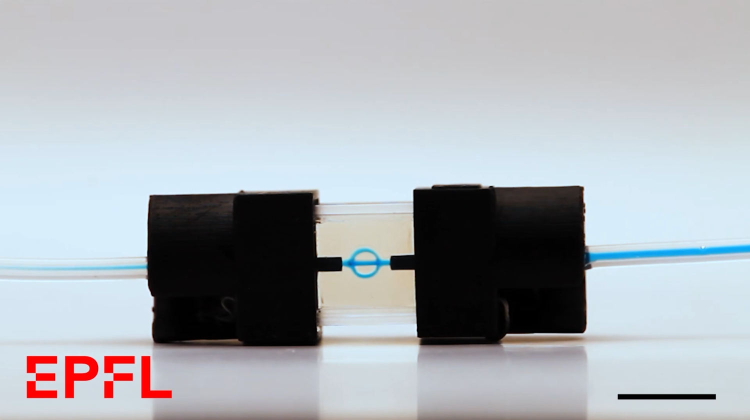
#> input picture channel.jpg, 1500 x 840 px (shown at 1/2 size)
$ python generate_nice_pattern.py ../channel.jpg 1.0 out.png
#> lines starting #> are read from the running program, lines starting #| are printed output that depends on the picture
import numpy as np
import matplotlib.pyplot as plt
import matplotlib
import sys
from PIL import Image

def add_axes_to_png():
    # Get arguments
    png_path = sys.argv[1]  # input PNG path
    pixel_size_mm = float(sys.argv[2])  # pixel size in mm
    output_path = sys.argv[3]  # output filename

    # Load PNG image and convert to grayscale
    img = Image.open(png_path).convert('L')  # Convert to grayscale
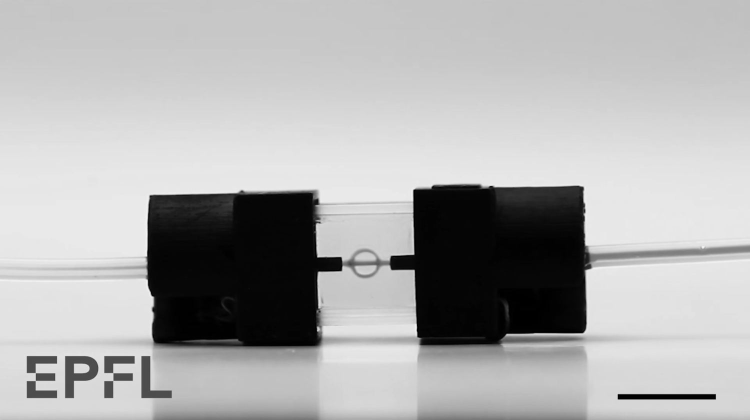
#> img: PIL image 1500x840 L (shown at 1/2 size); min 0, max 247, mean 174.5
    img_array = np.array(img).astype(np.float32) / 255.0  # Normalize to [0, 1]

    # Setup LaTeX font
    plt.rcParams.update({
        'font.family': 'serif',
        'font.serif': ['Computer Modern'],
        'text.usetex': True,
        'font.size': 10
    })

    matplotlib.rc('pdf', fonttype=42)

    # Get image dimensions
    height, width = img_array.shape
#> height = 840; width = 1500

    # Create coordinate arrays in mm
    x_extent = width * pixel_size_mm
#> x_extent = 1500
    y_extent = height * pixel_size_mm
#> y_extent = 840

    # Calculate figure size to match aspect ratio (base width = 2.5 inches)
    base_width = 2.5
    fig_height = base_width * (y_extent / x_extent)
#> fig_height = 1.4

    # Create figure with correct aspect ratio
    fig, ax = plt.subplots(figsize=(base_width, fig_height))

    # Display image
    im = ax.imshow(img_array[::-1, :], extent=[0, x_extent, 0, y_extent],
                   origin='lower', cmap='viridis', vmin=0, vmax=1)

    # Add colorbar
    cbar = plt.colorbar(im, ax=ax, shrink=0.3, pad=0.15)
    cbar.ax.tick_params(labelsize=8)

    ax.tick_params(top=True, right=True, labeltop=True, labelright=True)
    ax.tick_params(direction='in', labelsize=9, color='black')

    # Set labels
    ax.set_xlabel('DMD pixel in mm')

    # Set equal aspect ratio
    ax.set_aspect('equal', adjustable='box')

    # Adjust layout and save
    plt.subplots_adjust(left=0.1, right=0.9, top=0.9, bottom=0.1)
    plt.savefig(output_path, format='pdf', bbox_inches='tight', pad_inches=0.05, dpi=400)
    plt.close()

if __name__ == "__main__":
    add_axes_to_png()
